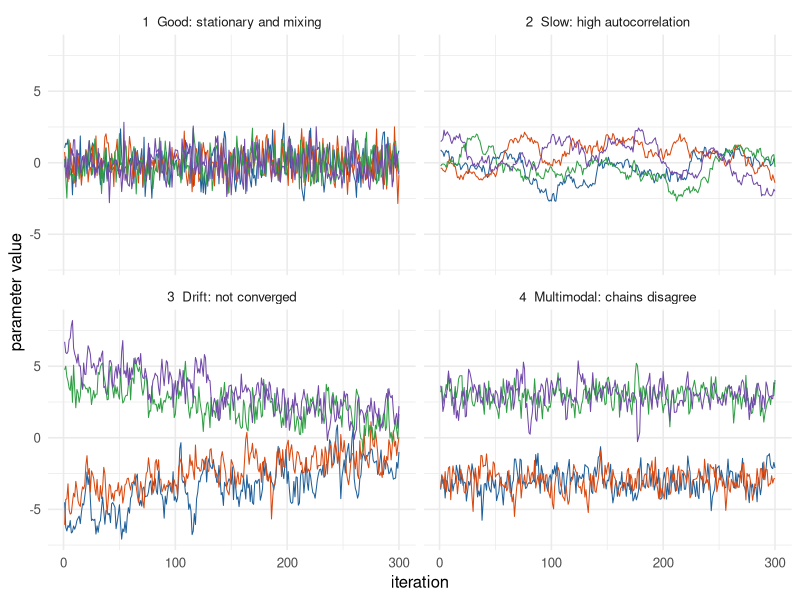

Here is the R script that generated this plot:
## ---- chunk 1
#| include: false
knitr::opts_chunk$set(echo = FALSE, message = FALSE, warning = FALSE)
library(ggplot2)
theme_set(theme_minimal(base_size = 12))
set.seed(530)
## ---- chunk 2
#| label: fig-traces
#| fig-cap: "Four chains each, 300 iterations. Top left: converged and mixing well. Top right: converged but strongly autocorrelated (low ESS). Bottom left: drifting, not converged. Bottom right: stuck in two different modes."
#| fig-height: 5
ar_chain <- function(n, rho, mean = 0, sd = 1) {
  x <- numeric(n); x[1] <- rnorm(1, mean, sd)
  for (t in 2:n) x[t] <- mean + rho * (x[t - 1] - mean) + rnorm(1, 0, sd * sqrt(1 - rho^2))
  x
}
iters <- 1:300
make_panel <- function(label, chains) {
  data.frame(iteration = rep(iters, 4), value = unlist(chains),
             chain = factor(rep(1:4, each = 300)), panel = label)
}
traces <- rbind(
  make_panel("1  Good: stationary and mixing", lapply(1:4, function(i) ar_chain(300, 0.2))),
  make_panel("2  Slow: high autocorrelation", lapply(1:4, function(i) ar_chain(300, 0.97))),
  make_panel("3  Drift: not converged", lapply(c(-6, -4, 4, 6), function(s) s * exp(-iters / 250) + ar_chain(300, 0.6))),
  make_panel("4  Multimodal: chains disagree", lapply(c(-3, -3, 3, 3), function(m) ar_chain(300, 0.5, mean = m, sd = 0.8)))
)
ggplot(traces, aes(iteration, value, colour = chain)) +
  geom_line(linewidth = 0.35) + facet_wrap(~ panel, ncol = 2) +
  scale_colour_manual(values = c("#1f5f99", "#d9480f", "#2f9e44", "#7048a8")) +
  theme(legend.position = "none") + labs(y = "parameter value")
